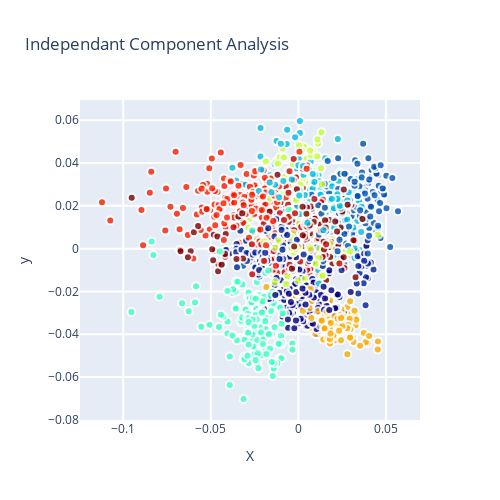

The code cell stored with this chart in its notebook:
### Code cell
plot(X_reduced, y, "Independant Component Analysis")

### Figure 1 — Plotly figure (JSON) as saved in the notebook; plotly's stock layout.template omitted (floating-point values rounded to 4 significant figures; data arrays with more than 128 entries replaced by an {"elided": "..."} marker saying what was removed)
{"data": [{"marker": {"color": {"elided": "1797 int values"}, "colorscale": [[0, "rgb(0,0,131)"], [0.2, "rgb(0,60,170)"], [0.4, "rgb(5,255,255)"], [0.6, "rgb(255,255,0)"], [0.8, "rgb(250,0,0)"], [1, "rgb(128,0,0)"]], "line": {"color": "rgb(255, 255, 255)", "width": 2}, "opacity": 0.8, "showscale": false, "size": 8}, "mode": "markers", "showlegend": false, "text": {"elided": "1797 int values"}, "type": "scatter", "x": {"elided": "1797 float values"}, "y": {"elided": "1797 float values"}}], "layout": {"height": 500, "hovermode": "closest", "showlegend": true, "title": {"text": "Independant Component Analysis"}, "width": 500, "xaxis": {"autorange": true, "gridwidth": 2, "range": [-0.1246, 0.06933], "ticklen": 5, "title": {"text": "X"}, "type": "linear", "zeroline": false}, "yaxis": {"autorange": true, "gridwidth": 2, "range": [-0.08003, 0.06942], "ticklen": 5, "title": {"text": "y"}, "type": "linear"}}}
